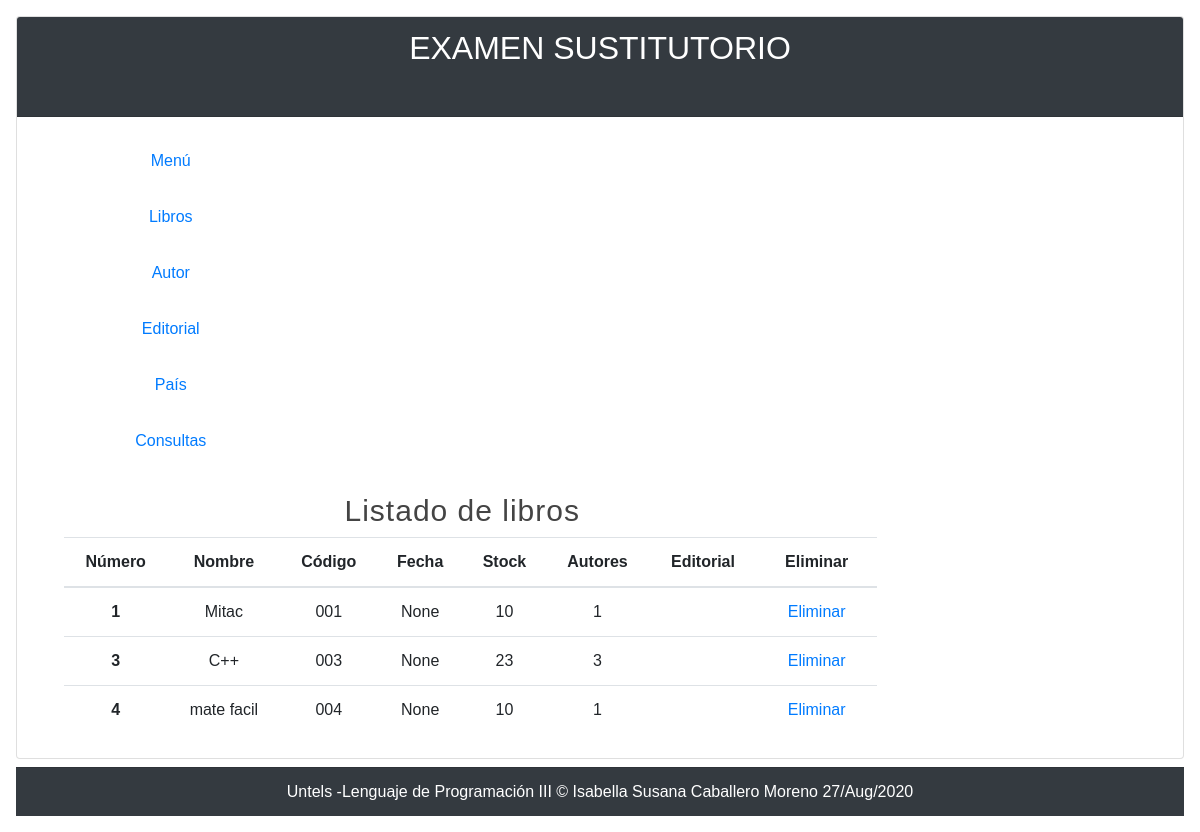
/listar-libro/, run on an earlier commit of the app's database.
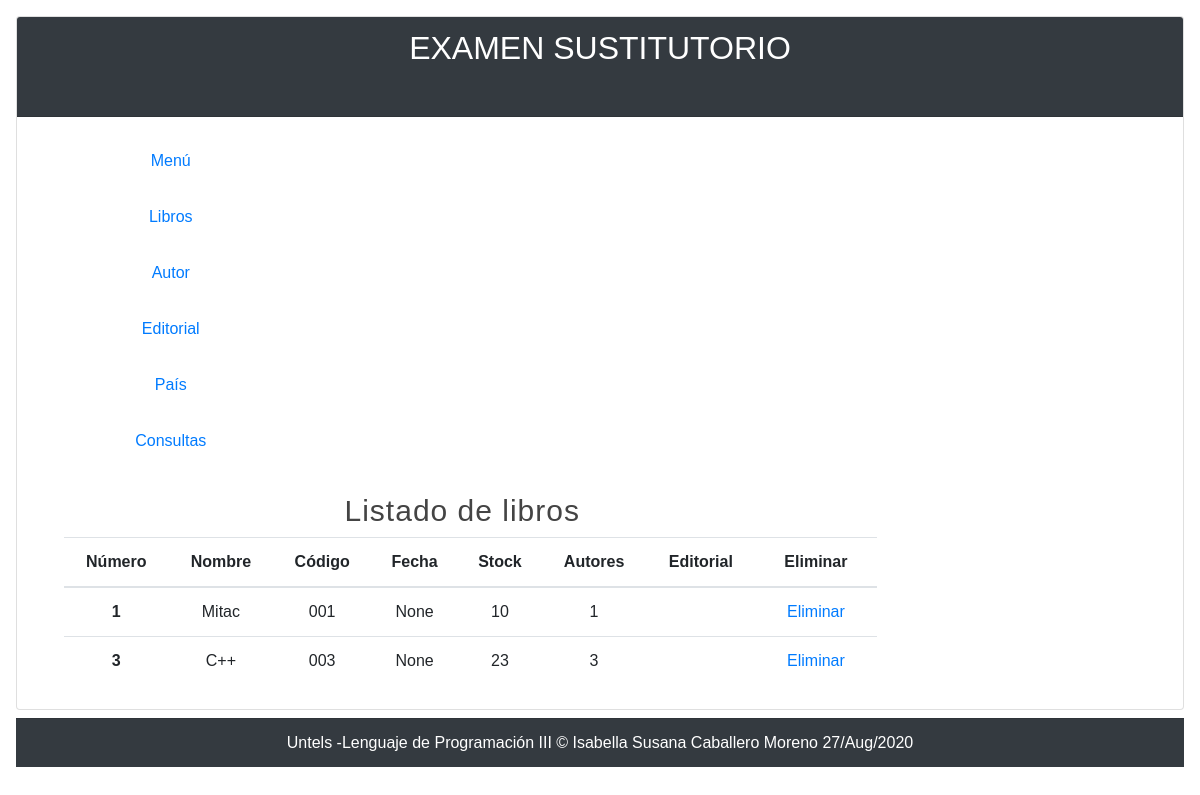
And on a later commit of the database.
### miapp/models.py (models this page shows)
class Libro(models.Model):
    idlibro = models.IntegerField()
    nombre = models.CharField(max_length=100)
    codigo = models.CharField(max_length=10)
    fecha = models.DateTimeField()
    stock = models.IntegerField()
    idautores = models.IntegerField()
    ideditorial = models.IntegerField()
    idpais= models.IntegerField()

### miapp/views.py (the view)
# urls.py: path('listar-libro/', views.listar_libro, name="listar_libro"),
def listar_libro(request):
    libros = Libro.objects.all()
    return render(request,'libro.html',{
        'libros': libros,
        'titulo': 'Listado de libros'
    })

### miapp/templates/libro.html (shortened to what this page needs)
{% extends 'layout.html' %}
{% block content %}
    <h1 class="title">{{titulo}}</h1>
    <ul>
          <table class="table table-hover">
    <thead>
        <tr>
        <th scope="col">Número</th>
        <th scope="col">Nombre</th>
        <th scope="col">Código</th>
        <th scope="col">Fecha</th>
        <th scope="col">Stock</th>
        <th scope="col">Autores</th>
        <th scope="col">Editorial</th>
        <th scope="col">Eliminar</th>
        </tr>
    </thead>
    <tbody>
    {% for libro in libros %}
        <tr>
        <th scope="row">{{libro.idlibro}}</th>
        <td>{{libro.nombre}}</td>
        <td>{{libro.codigo}}</td>
        <td>{{libro.fecha}}</td>
        <td>{{libro.stock}}</td>
        <td>{{libro.idautores}}</td>
        <td>{{libro.editorial}}</td>
         <td><a href="{% url 'eliminar_libro' id=libro.idlibro %}">Eliminar</td>
        </tr>
        {% endfor %}
  </tbody>
</table>
    </ul>
{% endblock %}

What changed in the data, as far as the page shows it:
removed Libro: idlibro "4", nombre "mate facil", codigo "004", fecha "None", stock "10", idautores "1"
